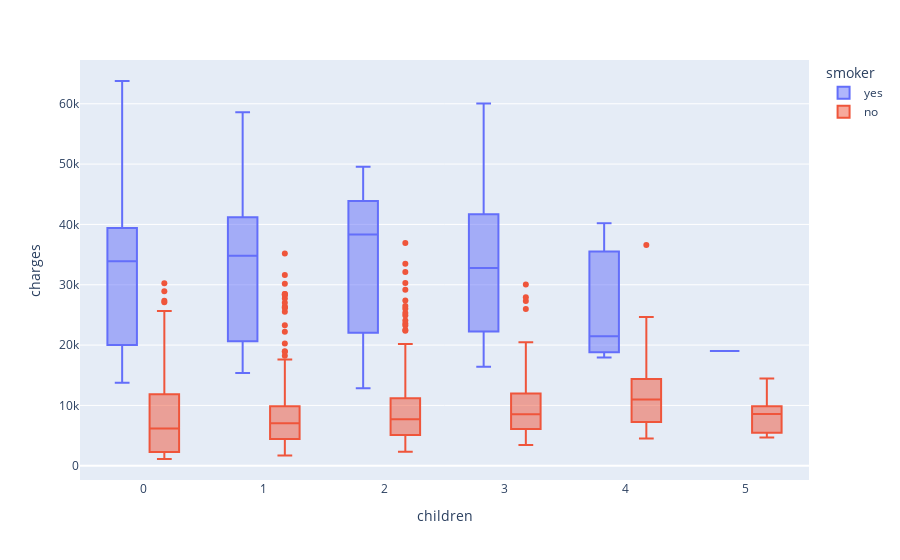

The cell this chart's notebook holds for it:
### Markdown cell above
- The insurance price distribution is almost for non smokers across regions, except that outliers are present
- The insurance price distribution is non uniform for smokers across regions, southeast has higher variation with high median charges as compared to other regions

### Code cell
px.box(df,y='charges',x='children',color = 'smoker')

### Figure 1 — Plotly figure (JSON) as saved in the notebook; plotly's stock layout.template omitted (floating-point values rounded to 4 significant figures; data arrays with more than 128 entries replaced by an {"elided": "..."} marker saying what was removed)
{"data": [{"alignmentgroup": "True", "hovertemplate": "smoker=yes<br>children=%{x}<br>charges=%{y}<extra></extra>", "legendgroup": "yes", "marker": {"color": "#636efa"}, "name": "yes", "notched": false, "offsetgroup": "yes", "orientation": "v", "showlegend": true, "type": "box", "x": {"elided": "274 int values"}, "x0": " ", "xaxis": "x", "y": {"elided": "274 float values"}, "y0": " ", "yaxis": "y"}, {"alignmentgroup": "True", "hovertemplate": "smoker=no<br>children=%{x}<br>charges=%{y}<extra></extra>", "legendgroup": "no", "marker": {"color": "#EF553B"}, "name": "no", "notched": false, "offsetgroup": "no", "orientation": "v", "showlegend": true, "type": "box", "x": {"elided": "1063 int values"}, "x0": " ", "xaxis": "x", "y": {"elided": "1063 float values"}, "y0": " ", "yaxis": "y"}], "layout": {"autosize": true, "boxmode": "group", "legend": {"title": {"text": "smoker"}, "tracegroupgap": 0}, "margin": {"t": 60}, "xaxis": {"anchor": "y", "autorange": true, "domain": [0, 1], "range": [-0.5196, 5.52], "title": {"text": "children"}, "type": "linear"}, "yaxis": {"anchor": "x", "autorange": true, "domain": [0, 1], "range": [-2359.0, 67250.0], "title": {"text": "charges"}, "type": "linear"}}}
